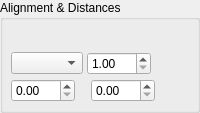
          <widget class="QGroupBox" name="distancesBox">
           <property name="title">
            <string>Alignment &amp;&amp; Distances</string>
           </property>
           <layout class="QVBoxLayout" name="verticalLayout_2">
            <property name="spacing">
             <number>4</number>
            </property>
            <property name="leftMargin">
             <number>8</number>
            </property>
            <property name="topMargin">
             <number>8</number>
            </property>
            <property name="rightMargin">
             <number>8</number>
            </property>
            <property name="bottomMargin">
             <number>8</number>
            </property>
            <item>
             <layout class="QHBoxLayout" name="horizontalLayout_6" stretch="0,0,0,1">
              <property name="spacing">
               <number>16</number>
              </property>
              <item>
               <widget class="SMAlignSelect" name="alignment" native="true">
                <property name="sizePolicy">
                 <sizepolicy hsizetype="Minimum" vsizetype="Minimum">
                  <horstretch>0</horstretch>
                  <verstretch>0</verstretch>
                 </sizepolicy>
                </property>
                <property name="minimumSize">
                 <size>
                  <width>20</width>
                  <height>0</height>
                 </size>
                </property>
               </widget>
              </item>
              <item>
               <widget class="SMDirectionSelect" name="direction" native="true">
                <property name="minimumSize">
                 <size>
                  <width>20</width>
                  <height>0</height>
                 </size>
                </property>
               </widget>
              </item>
              <item>
               <widget class="SMOpticalMarginsWidget" name="optMarginWidget" native="true">
                <property name="minimumSize">
                 <size>
                  <width>20</width>
                  <height>0</height>
                 </size>
                </property>
               </widget>
              </item>
              <item>
               <spacer name="horizontalSpacer_4">
                <property name="orientation">
                 <enum>Qt::Orientation::Horizontal</enum>
                </property>
                <property name="sizeHint" stdset="0">
                 <size>
                  <width>0</width>
                  <height>20</height>
                 </size>
                </property>
               </spacer>
              </item>
             </layout>
            </item>
            <item>
             <layout class="QHBoxLayout" name="horizontalLayout_9" stretch="0,1">
              <property name="spacing">
               <number>16</number>
              </property>
              <item>
               <widget class="FormWidget" name="lineSpacingLabel">
                <property name="sizePolicy">
                 <sizepolicy hsizetype="Preferred" vsizetype="Minimum">
                  <horstretch>0</horstretch>
                  <verstretch>0</verstretch>
                 </sizepolicy>
                </property>
                <property name="label" stdset="0">
                 <string/>
                </property>
                <layout class="QHBoxLayout" name="horizontalLayout_4">
                 <property name="spacing">
                  <number>4</number>
                 </property>
                 <property name="leftMargin">
                  <number>0</number>
                 </property>
                 <property name="topMargin">
                  <number>0</number>
                 </property>
                 <property name="rightMargin">
                  <number>0</number>
                 </property>
                 <property name="bottomMargin">
                  <number>0</number>
                 </property>
                 <item>
                  <widget class="SMScComboBox" name="lineSpacingMode">
                   <property name="sizePolicy">
                    <sizepolicy hsizetype="MinimumExpanding" vsizetype="Fixed">
                     <horstretch>0</horstretch>
                     <verstretch>0</verstretch>
                    </sizepolicy>
                   </property>
                   <property name="toolTip">
                    <string>Line Spacing Mode</string>
                   </property>
                  </widget>
                 </item>
                 <item>
                  <widget class="SMScrSpinBox" name="lineSpacing">
                   <property name="toolTip">
                    <string>Line Spacing</string>
                   </property>
                   <property name="minimum">
                    <double>1.000000000000000</double>
                   </property>
                   <property name="maximum">
                    <double>300.000000000000000</double>
                   </property>
                  </widget>
                 </item>
                </layout>
               </widget>
              </item>
              <item>
               <spacer name="horizontalSpacer_8">
                <property name="orientation">
                 <enum>Qt::Orientation::Horizontal</enum>
                </property>
                <property name="sizeHint" stdset="0">
                 <size>
                  <width>0</width>
                  <height>20</height>
                 </size>
                </property>
               </spacer>
              </item>
             </layout>
            </item>
            <item>
             <layout class="QHBoxLayout" name="horizontalLayout_5">
              <property name="spacing">
               <number>16</number>
              </property>
              <item>
               <widget class="FormWidget" name="spaceAboveLabel">
                <property name="sizePolicy">
                 <sizepolicy hsizetype="Preferred" vsizetype="Minimum">
                  <horstretch>0</horstretch>
                  <verstretch>0</verstretch>
                 </sizepolicy>
                </property>
                <property name="label" stdset="0">
                 <string/>
                </property>
                <layout class="QHBoxLayout" name="horizontalLayout_18">
                 <property name="leftMargin">
                  <number>0</number>
                 </property>
                 <property name="topMargin">
                  <number>0</number>
                 </property>
                 <property name="rightMargin">
                  <number>0</number>
                 </property>
                 <property name="bottomMargin">
                  <number>0</number>
                 </property>
                 <item>
                  <widget class="SMScrSpinBox" name="spaceAbove">
                   <property name="toolTip">
                    <string>Space Above</string>
                   </property>
                   <property name="maximum">
                    <double>300.000000000000000</double>
                   </property>
                  </widget>
                 </item>
                </layout>
               </widget>
              </item>
              <item>
               <widget class="FormWidget" name="spaceBelowLabel">
                <property name="sizePolicy">
                 <sizepolicy hsizetype="Preferred" vsizetype="Minimum">
                  <horstretch>0</horstretch>
                  <verstretch>0</verstretch>
                 </sizepolicy>
                </property>
                <property name="label" stdset="0">
                 <string/>
                </property>
                <layout class="QHBoxLayout" name="horizontalLayout_19">
                 <property name="leftMargin">
                  <number>0</number>
                 </property>
                 <property name="topMargin">
                  <number>0</number>
                 </property>
                 <property name="rightMargin">
                  <number>0</number>
                 </property>
                 <property name="bottomMargin">
                  <number>0</number>
                 </property>
                 <item>
                  <widget class="SMScrSpinBox" name="spaceBelow">
                   <property name="toolTip">
                    <string>Space Below</string>
                   </property>
                   <property name="maximum">
                    <double>300.000000000000000</double>
                   </property>
                  </widget>
                 </item>
                </layout>
               </widget>
              </item>
              <item>
               <spacer name="horizontalSpacer_11">
                <property name="orientation">
                 <enum>Qt::Orientation::Horizontal</enum>
                </property>
                <property name="sizeHint" stdset="0">
                 <size>
                  <width>0</width>
                  <height>20</height>
                 </size>
                </property>
               </spacer>
              </item>
             </layout>
            </item>
            <item>
             <spacer name="verticalSpacer_3">
              <property name="orientation">
               <enum>Qt::Orientation::Vertical</enum>
              </property>
              <property name="sizeHint" stdset="0">
               <size>
                <width>0</width>
                <height>0</height>
               </size>
              </property>
             </spacer>
            </item>
           </layout>
          </widget>
